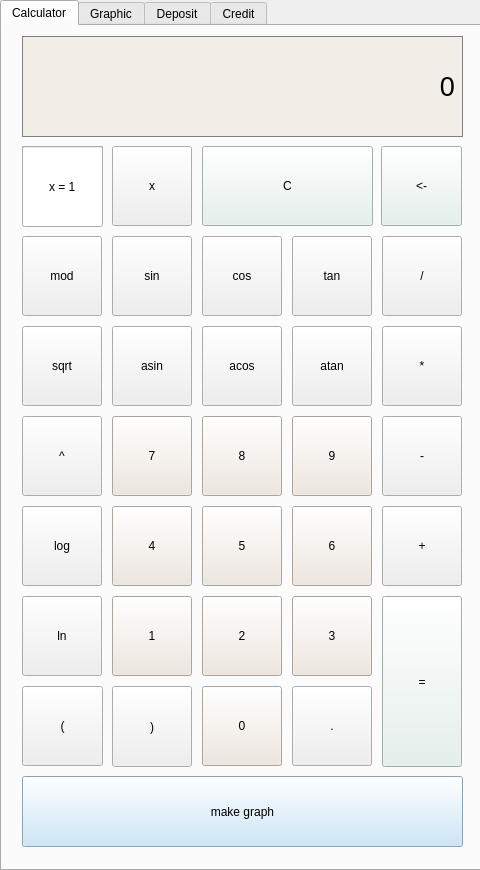
<?xml version="1.0" encoding="UTF-8"?>
<ui version="4.0">
 <class>MainWindow</class>
 <widget class="QMainWindow" name="MainWindow">
  <property name="geometry">
   <rect>
    <x>0</x>
    <y>0</y>
    <width>480</width>
    <height>870</height>
   </rect>
  </property>
  <property name="windowTitle">
   <string>MainWindow</string>
  </property>
  <widget class="QWidget" name="centralwidget">
   <widget class="QTabWidget" name="Calc">
    <property name="geometry">
     <rect>
      <x>0</x>
      <y>0</y>
      <width>481</width>
      <height>871</height>
     </rect>
    </property>
    <property name="whatsThis">
     <string>&lt;html&gt;&lt;head/&gt;&lt;body&gt;&lt;p&gt;Calc&lt;/p&gt;&lt;/body&gt;&lt;/html&gt;</string>
    </property>
    <property name="currentIndex">
     <number>0</number>
    </property>
    <widget class="QWidget" name="Calculator">
     <attribute name="title">
      <string>Calculator</string>
     </attribute>
     <widget class="QPushButton" name="pushButton_start">
      <property name="geometry">
       <rect>
        <x>20</x>
        <y>660</y>
        <width>81</width>
        <height>80</height>
       </rect>
      </property>
      <property name="text">
       <string>(</string>
      </property>
     </widget>
     <widget class="QTextBrowser" name="textBrowser">
      <property name="geometry">
       <rect>
        <x>20</x>
        <y>120</y>
        <width>81</width>
        <height>31</height>
       </rect>
      </property>
      <property name="html">
       <string>&lt;!DOCTYPE HTML PUBLIC &quot;-//W3C//DTD HTML 4.0//EN&quot; &quot;http://www.w3.org/TR/REC-html40/strict.dtd&quot;&gt;
&lt;html&gt;&lt;head&gt;&lt;meta name=&quot;qrichtext&quot; content=&quot;1&quot; /&gt;&lt;style type=&quot;text/css&quot;&gt;
p, li { white-space: pre-wrap; }
&lt;/style&gt;&lt;/head&gt;&lt;body style=&quot; font-family:'Ubuntu'; font-size:11pt; font-weight:400; font-style:normal;&quot;&gt;
&lt;p align=&quot;center&quot; style=&quot; margin-top:0px; margin-bottom:0px; margin-left:0px; margin-right:0px; -qt-block-indent:0; text-indent:0px;&quot;&gt;X =&lt;/p&gt;&lt;/body&gt;&lt;/html&gt;</string>
      </property>
     </widget>
     <widget class="QPushButton" name="pushButton_4">
      <property name="geometry">
       <rect>
        <x>110</x>
        <y>480</y>
        <width>80</width>
        <height>80</height>
       </rect>
      </property>
      <property name="styleSheet">
       <string notr="true">background-color: rgb(239, 229, 219);</string>
      </property>
      <property name="text">
       <string>4</string>
      </property>
     </widget>
     <widget class="QPushButton" name="pushButton_3">
      <property name="geometry">
       <rect>
        <x>290</x>
        <y>570</y>
        <width>80</width>
        <height>80</height>
       </rect>
      </property>
      <property name="styleSheet">
       <string notr="true">background-color: rgb(239, 229, 219);</string>
      </property>
      <property name="text">
       <string>3</string>
      </property>
     </widget>
     <widget class="QPushButton" name="pushButton_9">
      <property name="geometry">
       <rect>
        <x>290</x>
        <y>390</y>
        <width>80</width>
        <height>80</height>
       </rect>
      </property>
      <property name="styleSheet">
       <string notr="true">background-color: rgb(239, 229, 219);</string>
      </property>
      <property name="text">
       <string>9</string>
      </property>
     </widget>
     <widget class="QPushButton" name="pushButton_6">
      <property name="geometry">
       <rect>
        <x>290</x>
        <y>480</y>
        <width>80</width>
        <height>80</height>
       </rect>
      </property>
      <property name="styleSheet">
       <string notr="true">background-color: rgb(239, 229, 219);</string>
      </property>
      <property name="text">
       <string>6</string>
      </property>
     </widget>
     <widget class="QPushButton" name="pushButton_div">
      <property name="geometry">
       <rect>
        <x>380</x>
        <y>210</y>
        <width>80</width>
        <height>80</height>
       </rect>
      </property>
      <property name="text">
       <string>/</string>
      </property>
     </widget>
     <widget class="QPushButton" name="pushButton_sqrt">
      <property name="geometry">
       <rect>
        <x>20</x>
        <y>300</y>
        <width>80</width>
        <height>80</height>
       </rect>
      </property>
      <property name="text">
       <string>sqrt</string>
      </property>
     </widget>
     <widget class="QPushButton" name="pushButton_sub">
      <property name="geometry">
       <rect>
        <x>380</x>
        <y>390</y>
        <width>80</width>
        <height>80</height>
       </rect>
      </property>
      <property name="text">
       <string>-</string>
      </property>
     </widget>
     <widget class="QPushButton" name="pushButton_atan">
      <property name="geometry">
       <rect>
        <x>290</x>
        <y>300</y>
        <width>80</width>
        <height>80</height>
       </rect>
      </property>
      <property name="text">
       <string>atan</string>
      </property>
     </widget>
     <widget class="QPushButton" name="pushButton_7">
      <property name="geometry">
       <rect>
        <x>110</x>
        <y>390</y>
        <width>80</width>
        <height>80</height>
       </rect>
      </property>
      <property name="styleSheet">
       <string notr="true">background-color: rgb(239, 229, 219);</string>
      </property>
      <property name="text">
       <string>7</string>
      </property>
     </widget>
     <widget class="QPushButton" name="pushButton_ce">
      <property name="geometry">
       <rect>
        <x>200</x>
        <y>120</y>
        <width>171</width>
        <height>80</height>
       </rect>
      </property>
      <property name="styleSheet">
       <string notr="true">background-color : rgb(227, 241, 236);</string>
      </property>
      <property name="text">
       <string>C</string>
      </property>
     </widget>
     <widget class="QPushButton" name="pushButton_0">
      <property name="geometry">
       <rect>
        <x>200</x>
        <y>660</y>
        <width>80</width>
        <height>80</height>
       </rect>
      </property>
      <property name="styleSheet">
       <string notr="true">background-color: rgb(239, 229, 219);</string>
      </property>
      <property name="text">
       <string>0</string>
      </property>
     </widget>
     <widget class="QLabel" name="result_show">
      <property name="geometry">
       <rect>
        <x>20</x>
        <y>10</y>
        <width>441</width>
        <height>101</height>
       </rect>
      </property>
      <property name="font">
       <font>
        <pointsize>20</pointsize>
       </font>
      </property>
      <property name="styleSheet">
       <string notr="true">qproperty-alignment: 'AlignVCenter';
qproperty-alignment: 'AlighRight';

border: 1px solid gray;

background-color : rgb(243, 237, 232);</string>
      </property>
      <property name="text">
       <string>0</string>
      </property>
      <property name="textFormat">
       <enum>Qt::AutoText</enum>
      </property>
      <property name="alignment">
       <set>Qt::AlignRight|Qt::AlignTrailing|Qt::AlignVCenter</set>
      </property>
     </widget>
     <widget class="QPushButton" name="pushButton_5">
      <property name="geometry">
       <rect>
        <x>200</x>
        <y>480</y>
        <width>80</width>
        <height>80</height>
       </rect>
      </property>
      <property name="styleSheet">
       <string notr="true">background-color: rgb(239, 229, 219);</string>
      </property>
      <property name="text">
       <string>5</string>
      </property>
     </widget>
     <widget class="QPushButton" name="pushButton_pow">
      <property name="geometry">
       <rect>
        <x>20</x>
        <y>390</y>
        <width>80</width>
        <height>80</height>
       </rect>
      </property>
      <property name="text">
       <string>^</string>
      </property>
     </widget>
     <widget class="QPushButton" name="pushButton_end">
      <property name="geometry">
       <rect>
        <x>110</x>
        <y>660</y>
        <width>80</width>
        <height>81</height>
       </rect>
      </property>
      <property name="text">
       <string>)</string>
      </property>
     </widget>
     <widget class="QPushButton" name="pushButton_back">
      <property name="geometry">
       <rect>
        <x>379</x>
        <y>120</y>
        <width>81</width>
        <height>80</height>
       </rect>
      </property>
      <property name="styleSheet">
       <string notr="true">background-color : rgb(227, 241, 236);</string>
      </property>
      <property name="text">
       <string>&lt;-</string>
      </property>
     </widget>
     <widget class="QPushButton" name="pushButton_eq">
      <property name="geometry">
       <rect>
        <x>380</x>
        <y>570</y>
        <width>80</width>
        <height>171</height>
       </rect>
      </property>
      <property name="styleSheet">
       <string notr="true">background-color : rgb(227, 241, 236);</string>
      </property>
      <property name="text">
       <string>=</string>
      </property>
     </widget>
     <widget class="QPushButton" name="pushButton_cos">
      <property name="geometry">
       <rect>
        <x>200</x>
        <y>210</y>
        <width>80</width>
        <height>80</height>
       </rect>
      </property>
      <property name="text">
       <string>cos</string>
      </property>
     </widget>
     <widget class="QPushButton" name="pushButton_tan">
      <property name="geometry">
       <rect>
        <x>290</x>
        <y>210</y>
        <width>80</width>
        <height>80</height>
       </rect>
      </property>
      <property name="text">
       <string>tan</string>
      </property>
     </widget>
     <widget class="QLineEdit" name="value">
      <property name="geometry">
       <rect>
        <x>20</x>
        <y>120</y>
        <width>81</width>
        <height>81</height>
       </rect>
      </property>
      <property name="text">
       <string>x = 1</string>
      </property>
      <property name="alignment">
       <set>Qt::AlignCenter</set>
      </property>
     </widget>
     <widget class="QPushButton" name="pushButton_sum">
      <property name="geometry">
       <rect>
        <x>380</x>
        <y>480</y>
        <width>80</width>
        <height>80</height>
       </rect>
      </property>
      <property name="text">
       <string>+</string>
      </property>
     </widget>
     <widget class="QPushButton" name="pushButton_asin">
      <property name="geometry">
       <rect>
        <x>110</x>
        <y>300</y>
        <width>80</width>
        <height>80</height>
       </rect>
      </property>
      <property name="text">
       <string>asin</string>
      </property>
     </widget>
     <widget class="QPushButton" name="pushButton_acos">
      <property name="geometry">
       <rect>
        <x>200</x>
        <y>300</y>
        <width>80</width>
        <height>80</height>
       </rect>
      </property>
      <property name="text">
       <string>acos</string>
      </property>
     </widget>
     <widget class="QPushButton" name="pushButton_sin">
      <property name="geometry">
       <rect>
        <x>110</x>
        <y>210</y>
        <width>80</width>
        <height>80</height>
       </rect>
      </property>
      <property name="text">
       <string>sin</string>
      </property>
     </widget>
     <widget class="QPushButton" name="pushButton_mult">
      <property name="geometry">
       <rect>
        <x>380</x>
        <y>300</y>
        <width>80</width>
        <height>80</height>
       </rect>
      </property>
      <property name="text">
       <string>*</string>
      </property>
     </widget>
     <widget class="QPushButton" name="pushButton_mod">
      <property name="geometry">
       <rect>
        <x>20</x>
        <y>210</y>
        <width>80</width>
        <height>80</height>
       </rect>
      </property>
      <property name="text">
       <string>mod</string>
      </property>
     </widget>
     <widget class="QPushButton" name="pushButton_1">
      <property name="geometry">
       <rect>
        <x>110</x>
        <y>570</y>
        <width>80</width>
        <height>80</height>
       </rect>
      </property>
      <property name="styleSheet">
       <string notr="true">background-color: rgb(239, 229, 219);</string>
      </property>
      <property name="text">
       <string>1</string>
      </property>
     </widget>
     <widget class="QPushButton" name="pushButton_log">
      <property name="geometry">
       <rect>
        <x>20</x>
        <y>480</y>
        <width>80</width>
        <height>80</height>
       </rect>
      </property>
      <property name="text">
       <string>log</string>
      </property>
     </widget>
     <widget class="QPushButton" name="pushButton_x">
      <property name="geometry">
       <rect>
        <x>110</x>
        <y>120</y>
        <width>80</width>
        <height>80</height>
       </rect>
      </property>
      <property name="text">
       <string>x</string>
      </property>
     </widget>
     <widget class="QPushButton" name="pushButton_dot">
      <property name="geometry">
       <rect>
        <x>290</x>
        <y>660</y>
        <width>80</width>
        <height>80</height>
       </rect>
      </property>
      <property name="text">
       <string>.</string>
      </property>
     </widget>
     <widget class="QPushButton" name="pushButton_8">
      <property name="geometry">
       <rect>
        <x>200</x>
        <y>390</y>
        <width>80</width>
        <height>80</height>
       </rect>
      </property>
      <property name="styleSheet">
       <string notr="true">background-color: rgb(239, 229, 219);</string>
      </property>
      <property name="text">
       <string>8</string>
      </property>
     </widget>
     <widget class="QPushButton" name="pushButton_2">
      <property name="geometry">
       <rect>
        <x>200</x>
        <y>570</y>
        <width>80</width>
        <height>80</height>
       </rect>
      </property>
      <property name="styleSheet">
       <string notr="true">background-color: rgb(239, 229, 219);</string>
      </property>
      <property name="text">
       <string>2</string>
      </property>
     </widget>
     <widget class="QPushButton" name="pushButton_ln">
      <property name="geometry">
       <rect>
        <x>20</x>
        <y>570</y>
        <width>80</width>
        <height>80</height>
       </rect>
      </property>
      <property name="text">
       <string>ln</string>
      </property>
     </widget>
     <widget class="QPushButton" name="pushButton_graph">
      <property name="geometry">
       <rect>
        <x>20</x>
        <y>750</y>
        <width>441</width>
        <height>71</height>
       </rect>
      </property>
      <property name="styleSheet">
       <string notr="true">background-color: rgb(194, 225, 248);</string>
      </property>
      <property name="text">
       <string>make graph</string>
      </property>
     </widget>
    </widget>
    <widget class="QWidget" name="Graphic">
     <attribute name="title">
      <string>Graphic</string>
     </attribute>
     <widget class="QCustomPlot" name="widget" native="true">
      <property name="geometry">
       <rect>
        <x>20</x>
        <y>30</y>
        <width>441</width>
        <height>481</height>
       </rect>
      </property>
     </widget>
     <widget class="QLabel" name="graph_str">
      <property name="geometry">
       <rect>
        <x>20</x>
        <y>620</y>
        <width>441</width>
        <height>151</height>
       </rect>
      </property>
      <property name="font">
       <font>
        <pointsize>13</pointsize>
       </font>
      </property>
      <property name="text">
       <string/>
      </property>
      <property name="alignment">
       <set>Qt::AlignCenter</set>
      </property>
     </widget>
     <widget class="QLineEdit" name="xBegin_ui">
      <property name="geometry">
       <rect>
        <x>120</x>
        <y>540</y>
        <width>111</width>
        <height>61</height>
       </rect>
      </property>
      <property name="font">
       <font>
        <pointsize>11</pointsize>
       </font>
      </property>
      <property name="text">
       <string>-10</string>
      </property>
      <property name="alignment">
       <set>Qt::AlignCenter</set>
      </property>
     </widget>
     <widget class="QLabel" name="label">
      <property name="geometry">
       <rect>
        <x>26</x>
        <y>546</y>
        <width>91</width>
        <height>51</height>
       </rect>
      </property>
      <property name="font">
       <font>
        <pointsize>11</pointsize>
       </font>
      </property>
      <property name="text">
       <string>x begin =</string>
      </property>
      <property name="alignment">
       <set>Qt::AlignCenter</set>
      </property>
     </widget>
     <widget class="QLabel" name="label_2">
      <property name="geometry">
       <rect>
        <x>246</x>
        <y>546</y>
        <width>91</width>
        <height>51</height>
       </rect>
      </property>
      <property name="font">
       <font>
        <pointsize>11</pointsize>
       </font>
      </property>
      <property name="text">
       <string>x end =</string>
      </property>
      <property name="alignment">
       <set>Qt::AlignCenter</set>
      </property>
     </widget>
     <widget class="QLineEdit" name="xEnd_ui">
      <property name="geometry">
       <rect>
        <x>340</x>
        <y>540</y>
        <width>111</width>
        <height>61</height>
       </rect>
      </property>
      <property name="font">
       <font>
        <pointsize>11</pointsize>
       </font>
      </property>
      <property name="text">
       <string>10</string>
      </property>
      <property name="alignment">
       <set>Qt::AlignCenter</set>
      </property>
     </widget>
    </widget>
    <widget class="QWidget" name="Deposit">
     <attribute name="title">
      <string>Deposit</string>
     </attribute>
     <widget class="QLabel" name="label_8">
      <property name="geometry">
       <rect>
        <x>10</x>
        <y>110</y>
        <width>200</width>
        <height>41</height>
       </rect>
      </property>
      <property name="font">
       <font>
        <pointsize>11</pointsize>
       </font>
      </property>
      <property name="text">
       <string>YEARS</string>
      </property>
      <property name="alignment">
       <set>Qt::AlignCenter</set>
      </property>
     </widget>
     <widget class="QLineEdit" name="d_amount">
      <property name="geometry">
       <rect>
        <x>210</x>
        <y>60</y>
        <width>251</width>
        <height>41</height>
       </rect>
      </property>
      <property name="font">
       <font>
        <pointsize>11</pointsize>
       </font>
      </property>
      <property name="text">
       <string>1000000</string>
      </property>
      <property name="alignment">
       <set>Qt::AlignCenter</set>
      </property>
     </widget>
     <widget class="QLineEdit" name="d_rate">
      <property name="geometry">
       <rect>
        <x>210</x>
        <y>10</y>
        <width>251</width>
        <height>41</height>
       </rect>
      </property>
      <property name="font">
       <font>
        <pointsize>11</pointsize>
       </font>
      </property>
      <property name="text">
       <string>12</string>
      </property>
      <property name="alignment">
       <set>Qt::AlignCenter</set>
      </property>
     </widget>
     <widget class="QLineEdit" name="d_years">
      <property name="geometry">
       <rect>
        <x>210</x>
        <y>110</y>
        <width>251</width>
        <height>41</height>
       </rect>
      </property>
      <property name="font">
       <font>
        <pointsize>11</pointsize>
       </font>
      </property>
      <property name="text">
       <string>1</string>
      </property>
      <property name="alignment">
       <set>Qt::AlignCenter</set>
      </property>
     </widget>
     <widget class="QLabel" name="label_9">
      <property name="geometry">
       <rect>
        <x>10</x>
        <y>10</y>
        <width>200</width>
        <height>41</height>
       </rect>
      </property>
      <property name="font">
       <font>
        <pointsize>11</pointsize>
       </font>
      </property>
      <property name="text">
       <string>RATE</string>
      </property>
      <property name="alignment">
       <set>Qt::AlignCenter</set>
      </property>
     </widget>
     <widget class="QLabel" name="label_11">
      <property name="geometry">
       <rect>
        <x>10</x>
        <y>60</y>
        <width>200</width>
        <height>41</height>
       </rect>
      </property>
      <property name="font">
       <font>
        <pointsize>11</pointsize>
       </font>
      </property>
      <property name="text">
       <string>AMOUNT</string>
      </property>
      <property name="alignment">
       <set>Qt::AlignCenter</set>
      </property>
     </widget>
     <widget class="QPushButton" name="dgo">
      <property name="geometry">
       <rect>
        <x>20</x>
        <y>490</y>
        <width>441</width>
        <height>61</height>
       </rect>
      </property>
      <property name="styleSheet">
       <string notr="true">background-color: rgb(255, 252, 224)</string>
      </property>
      <property name="text">
       <string>CALCULATE THE DEPOSIT!</string>
      </property>
     </widget>
     <widget class="QLabel" name="label_12">
      <property name="geometry">
       <rect>
        <x>20</x>
        <y>740</y>
        <width>441</width>
        <height>31</height>
       </rect>
      </property>
      <property name="text">
       <string>Deposit by the end of the term:</string>
      </property>
      <property name="alignment">
       <set>Qt::AlignCenter</set>
      </property>
     </widget>
     <widget class="QLabel" name="d_tpay">
      <property name="geometry">
       <rect>
        <x>20</x>
        <y>780</y>
        <width>441</width>
        <height>51</height>
       </rect>
      </property>
      <property name="font">
       <font>
        <pointsize>13</pointsize>
       </font>
      </property>
      <property name="text">
       <string/>
      </property>
      <property name="alignment">
       <set>Qt::AlignCenter</set>
      </property>
     </widget>
     <widget class="QLabel" name="d_opay">
      <property name="geometry">
       <rect>
        <x>20</x>
        <y>600</y>
        <width>441</width>
        <height>51</height>
       </rect>
      </property>
      <property name="font">
       <font>
        <pointsize>13</pointsize>
       </font>
      </property>
      <property name="text">
       <string/>
      </property>
      <property name="alignment">
       <set>Qt::AlignCenter</set>
      </property>
     </widget>
     <widget class="QLabel" name="label_13">
      <property name="geometry">
       <rect>
        <x>20</x>
        <y>560</y>
        <width>441</width>
        <height>31</height>
       </rect>
      </property>
      <property name="text">
       <string>Overpayment:</string>
      </property>
      <property name="alignment">
       <set>Qt::AlignCenter</set>
      </property>
     </widget>
     <widget class="QLabel" name="label_15">
      <property name="geometry">
       <rect>
        <x>20</x>
        <y>651</y>
        <width>441</width>
        <height>31</height>
       </rect>
      </property>
      <property name="text">
       <string>Total tax payment:</string>
      </property>
      <property name="alignment">
       <set>Qt::AlignCenter</set>
      </property>
     </widget>
     <widget class="QLabel" name="d_ttax">
      <property name="geometry">
       <rect>
        <x>20</x>
        <y>690</y>
        <width>441</width>
        <height>51</height>
       </rect>
      </property>
      <property name="font">
       <font>
        <pointsize>13</pointsize>
       </font>
      </property>
      <property name="text">
       <string/>
      </property>
      <property name="alignment">
       <set>Qt::AlignCenter</set>
      </property>
     </widget>
     <widget class="QLineEdit" name="d_tax">
      <property name="geometry">
       <rect>
        <x>210</x>
        <y>160</y>
        <width>251</width>
        <height>41</height>
       </rect>
      </property>
      <property name="font">
       <font>
        <pointsize>11</pointsize>
       </font>
      </property>
      <property name="text">
       <string>0</string>
      </property>
      <property name="alignment">
       <set>Qt::AlignCenter</set>
      </property>
     </widget>
     <widget class="QLabel" name="label_16">
      <property name="geometry">
       <rect>
        <x>10</x>
        <y>210</y>
        <width>200</width>
        <height>41</height>
       </rect>
      </property>
      <property name="font">
       <font>
        <pointsize>11</pointsize>
       </font>
      </property>
      <property name="text">
       <string>FRAQUENSY (times a year)</string>
      </property>
      <property name="alignment">
       <set>Qt::AlignCenter</set>
      </property>
     </widget>
     <widget class="QLabel" name="label_17">
      <property name="geometry">
       <rect>
        <x>10</x>
        <y>160</y>
        <width>200</width>
        <height>41</height>
       </rect>
      </property>
      <property name="font">
       <font>
        <pointsize>11</pointsize>
       </font>
      </property>
      <property name="text">
       <string>TAX</string>
      </property>
      <property name="alignment">
       <set>Qt::AlignCenter</set>
      </property>
     </widget>
     <widget class="QLineEdit" name="d_capi">
      <property name="geometry">
       <rect>
        <x>210</x>
        <y>260</y>
        <width>251</width>
        <height>41</height>
       </rect>
      </property>
      <property name="font">
       <font>
        <pointsize>11</pointsize>
       </font>
      </property>
      <property name="text">
       <string>yes</string>
      </property>
      <property name="alignment">
       <set>Qt::AlignCenter</set>
      </property>
     </widget>
     <widget class="QLineEdit" name="d_fpay">
      <property name="geometry">
       <rect>
        <x>210</x>
        <y>210</y>
        <width>251</width>
        <height>41</height>
       </rect>
      </property>
      <property name="font">
       <font>
        <pointsize>11</pointsize>
       </font>
      </property>
      <property name="text">
       <string>12</string>
      </property>
      <property name="alignment">
       <set>Qt::AlignCenter</set>
      </property>
     </widget>
     <widget class="QLabel" name="label_18">
      <property name="geometry">
       <rect>
        <x>10</x>
        <y>260</y>
        <width>200</width>
        <height>41</height>
       </rect>
      </property>
      <property name="font">
       <font>
        <pointsize>11</pointsize>
       </font>
      </property>
      <property name="text">
       <string>CAPITALIZATION (yes or no)</string>
      </property>
      <property name="alignment">
       <set>Qt::AlignCenter</set>
      </property>
     </widget>
     <widget class="QLineEdit" name="d_add">
      <property name="geometry">
       <rect>
        <x>210</x>
        <y>310</y>
        <width>251</width>
        <height>81</height>
       </rect>
      </property>
      <property name="font">
       <font>
        <pointsize>11</pointsize>
       </font>
      </property>
      <property name="text">
       <string/>
      </property>
      <property name="alignment">
       <set>Qt::AlignCenter</set>
      </property>
     </widget>
     <widget class="QLabel" name="label_19">
      <property name="geometry">
       <rect>
        <x>10</x>
        <y>400</y>
        <width>200</width>
        <height>81</height>
       </rect>
      </property>
      <property name="font">
       <font>
        <pointsize>11</pointsize>
       </font>
      </property>
      <property name="text">
       <string>LIST OF REMOVE (y, y, y)</string>
      </property>
      <property name="alignment">
       <set>Qt::AlignCenter</set>
      </property>
     </widget>
     <widget class="QLabel" name="label_20">
      <property name="geometry">
       <rect>
        <x>10</x>
        <y>310</y>
        <width>200</width>
        <height>81</height>
       </rect>
      </property>
      <property name="font">
       <font>
        <pointsize>11</pointsize>
       </font>
      </property>
      <property name="text">
       <string>LIST OF ADD (x, x, x)</string>
      </property>
      <property name="alignment">
       <set>Qt::AlignCenter</set>
      </property>
     </widget>
     <widget class="QLineEdit" name="d_del">
      <property name="geometry">
       <rect>
        <x>210</x>
        <y>400</y>
        <width>251</width>
        <height>81</height>
       </rect>
      </property>
      <property name="font">
       <font>
        <pointsize>11</pointsize>
       </font>
      </property>
      <property name="text">
       <string/>
      </property>
      <property name="alignment">
       <set>Qt::AlignCenter</set>
      </property>
     </widget>
     <widget class="QLabel" name="label_3">
      <property name="geometry">
       <rect>
        <x>360</x>
        <y>820</y>
        <width>111</width>
        <height>17</height>
       </rect>
      </property>
      <property name="text">
       <string>dot = &quot;.&quot;, not &quot;,&quot;</string>
      </property>
     </widget>
    </widget>
    <widget class="QWidget" name="Credit">
     <attribute name="title">
      <string>Credit</string>
     </attribute>
     <widget class="QLineEdit" name="c_rate">
      <property name="geometry">
       <rect>
        <x>190</x>
        <y>10</y>
        <width>271</width>
        <height>101</height>
       </rect>
      </property>
      <property name="alignment">
       <set>Qt::AlignCenter</set>
      </property>
     </widget>
     <widget class="QLabel" name="label_4">
      <property name="geometry">
       <rect>
        <x>20</x>
        <y>10</y>
        <width>151</width>
        <height>101</height>
       </rect>
      </property>
      <property name="text">
       <string>RATE</string>
      </property>
      <property name="alignment">
       <set>Qt::AlignCenter</set>
      </property>
     </widget>
     <widget class="QLineEdit" name="c_amount">
      <property name="geometry">
       <rect>
        <x>190</x>
        <y>120</y>
        <width>271</width>
        <height>101</height>
       </rect>
      </property>
      <property name="alignment">
       <set>Qt::AlignCenter</set>
      </property>
     </widget>
     <widget class="QLabel" name="label_5">
      <property name="geometry">
       <rect>
        <x>20</x>
        <y>120</y>
        <width>151</width>
        <height>101</height>
       </rect>
      </property>
      <property name="text">
       <string>AMOUNT</string>
      </property>
      <property name="alignment">
       <set>Qt::AlignCenter</set>
      </property>
     </widget>
     <widget class="QLabel" name="label_6">
      <property name="geometry">
       <rect>
        <x>20</x>
        <y>230</y>
        <width>151</width>
        <height>101</height>
       </rect>
      </property>
      <property name="text">
       <string>YEARS</string>
      </property>
      <property name="alignment">
       <set>Qt::AlignCenter</set>
      </property>
     </widget>
     <widget class="QLineEdit" name="c_years">
      <property name="geometry">
       <rect>
        <x>190</x>
        <y>230</y>
        <width>271</width>
        <height>101</height>
       </rect>
      </property>
      <property name="alignment">
       <set>Qt::AlignCenter</set>
      </property>
     </widget>
     <widget class="QLabel" name="label_7">
      <property name="geometry">
       <rect>
        <x>20</x>
        <y>480</y>
        <width>441</width>
        <height>41</height>
       </rect>
      </property>
      <property name="text">
       <string>Monthly Payment:</string>
      </property>
      <property name="alignment">
       <set>Qt::AlignCenter</set>
      </property>
     </widget>
     <widget class="QLabel" name="c_mpay">
      <property name="geometry">
       <rect>
        <x>20</x>
        <y>530</y>
        <width>441</width>
        <height>61</height>
       </rect>
      </property>
      <property name="font">
       <font>
        <pointsize>13</pointsize>
       </font>
      </property>
      <property name="text">
       <string/>
      </property>
      <property name="alignment">
       <set>Qt::AlignCenter</set>
      </property>
     </widget>
     <widget class="QLabel" name="c_tpay">
      <property name="geometry">
       <rect>
        <x>20</x>
        <y>770</y>
        <width>441</width>
        <height>61</height>
       </rect>
      </property>
      <property name="font">
       <font>
        <pointsize>13</pointsize>
       </font>
      </property>
      <property name="text">
       <string/>
      </property>
      <property name="alignment">
       <set>Qt::AlignCenter</set>
      </property>
     </widget>
     <widget class="QLabel" name="label_10">
      <property name="geometry">
       <rect>
        <x>20</x>
        <y>720</y>
        <width>441</width>
        <height>41</height>
       </rect>
      </property>
      <property name="text">
       <string>Total Payment:</string>
      </property>
      <property name="alignment">
       <set>Qt::AlignCenter</set>
      </property>
     </widget>
     <widget class="QPushButton" name="cgo_a">
      <property name="geometry">
       <rect>
        <x>20</x>
        <y>340</y>
        <width>441</width>
        <height>61</height>
       </rect>
      </property>
      <property name="styleSheet">
       <string notr="true">background-color: rgb(244, 226, 255)</string>
      </property>
      <property name="text">
       <string>CALCULATE THE ANNUITY CREDIT!</string>
      </property>
     </widget>
     <widget class="QLabel" name="c_opay">
      <property name="geometry">
       <rect>
        <x>20</x>
        <y>650</y>
        <width>441</width>
        <height>61</height>
       </rect>
      </property>
      <property name="font">
       <font>
        <pointsize>13</pointsize>
       </font>
      </property>
      <property name="text">
       <string/>
      </property>
      <property name="alignment">
       <set>Qt::AlignCenter</set>
      </property>
     </widget>
     <widget class="QLabel" name="label_14">
      <property name="geometry">
       <rect>
        <x>20</x>
        <y>600</y>
        <width>441</width>
        <height>41</height>
       </rect>
      </property>
      <property name="text">
       <string>Overpayment:</string>
      </property>
      <property name="alignment">
       <set>Qt::AlignCenter</set>
      </property>
     </widget>
     <widget class="QPushButton" name="cgo_d">
      <property name="geometry">
       <rect>
        <x>20</x>
        <y>410</y>
        <width>441</width>
        <height>61</height>
       </rect>
      </property>
      <property name="styleSheet">
       <string notr="true">background-color: rgb(244, 226, 255)</string>
      </property>
      <property name="text">
       <string>CALCULATE THE DIFFERENTIATED CREDIT!</string>
      </property>
     </widget>
    </widget>
   </widget>
  </widget>
 </widget>
 <customwidgets>
  <customwidget>
   <class>QCustomPlot</class>
   <extends>QWidget</extends>
   <header>qcustomplot.h</header>
   <container>1</container>
  </customwidget>
 </customwidgets>
 <resources/>
 <connections/>
</ui>
